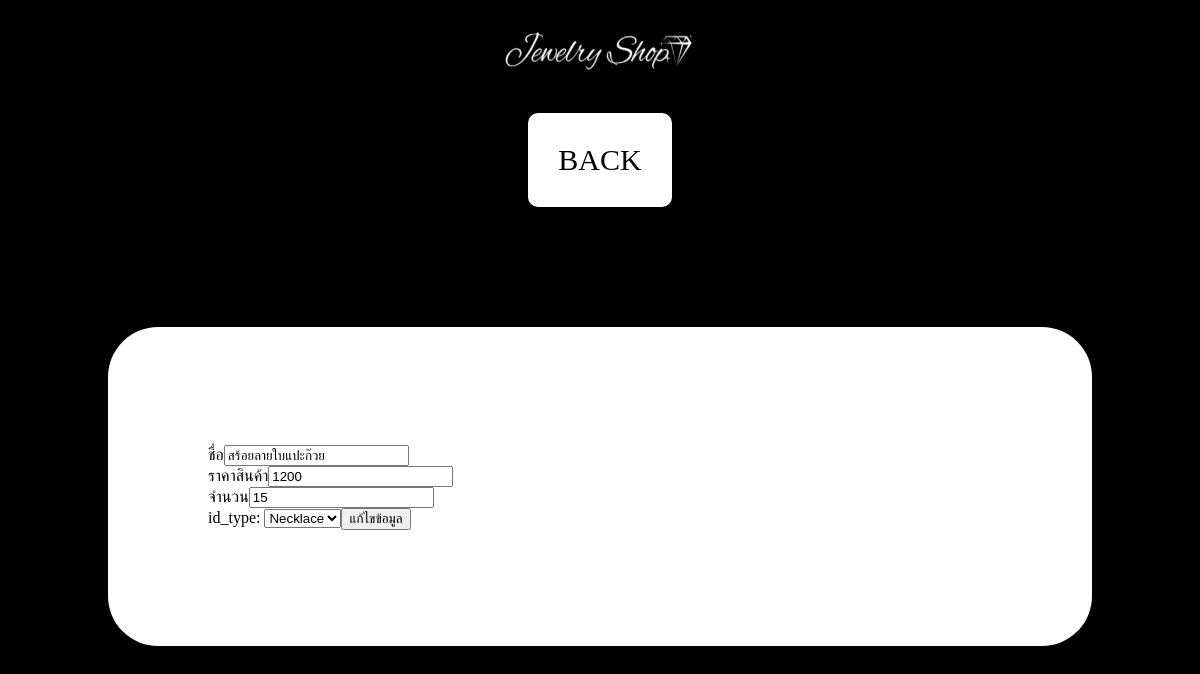
The app's page /editformproduct.php?id_product=1 with its own data.
### tables this page shows
CREATE TABLE `product` (
  `id_product` int(50) NOT NULL,
  `name_product` varchar(50) NOT NULL,
  `price_product` decimal(10,0) NOT NULL,
  `num_product` int(11) NOT NULL,
  `id_type` varchar(50) NOT NULL
);

### editformproduct.php (the view, shortened to what this page needs)
<?php include "connect2.php" ?>
<?php
    $stmt = $pdo->prepare("SELECT * FROM product WHERE id_product = ?");
    $stmt->bindParam(1, $_GET["id_product"]);
    $stmt->execute();
    $row = $stmt->fetch();
    ?>
<html>
<head>
    <link href="style/style_ad.css" rel="stylesheet">
</head>
<body>
    <header><img src="img_decorate/jewshop5.png" width="200" height="40" ></header>
    <nav>
    <a href="listproduct.php">BACK</a>
    </nav>
    <section class='list'>
    <form action="editproduct.php" method="POST">
    <input type="hidden" name="id_product" value="<?=$row["id_product"]?>"><br>
    ชื่อ<input type="text" name="name_product" value="<?=$row["name_product"]?>"><br>
    ราคาสินค้า<input type="text" name="price_product" value="<?=$row["price_product"]?>"><br>
    จำนวน<input type="text" name="num_product" value="<?=$row["num_product"]?>"><br>
    <label>id_type:
    <select name="id_type">
    <option value="T001" >Necklace</option>
    <option value="T004">bracelet</option><br>
    <input type="submit" value="แก้ไขข้อมูล">
</form>
</section>
</body>
</html>

### style/style_ad.css (style rules this page uses)
nav { text-align:center; }
nav a { display: inline-flex; text-align:center; font-size:30px; border-radius:10px; margin:20px; padding:30px; background:white; color:black; }
body { background-color:black; }
header { background-color:black; display: flex; justify-content:center; height: 85px; align-items: center; }
a:link { text-decoration:none; }
.list { padding: 100px; background-color:white; margin:100px 100px; border-radius:50px; }

### records on screen
product: name_product "สร้อยลายใบแปะก๊วย", price_product "1200", num_product "15"
